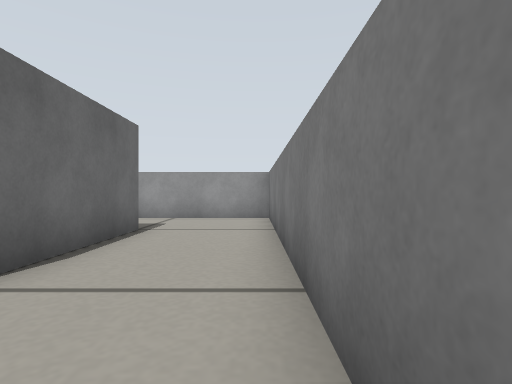
[1] (above)

20 first-person views from a walk through a robot-simulator world made for Gazebo. The camera is 0.2 m above the floor, looks level and sees 80° across. The floor is counted in squares, 0.25 m on a side. Each view is taken from the middle of a square. On the plan, view 1 faces up. The plan holds only what a view shows up to about 11 squares ahead; the rest is blank.

[2]
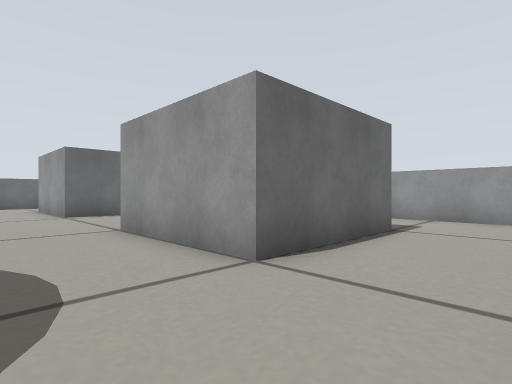

[3]
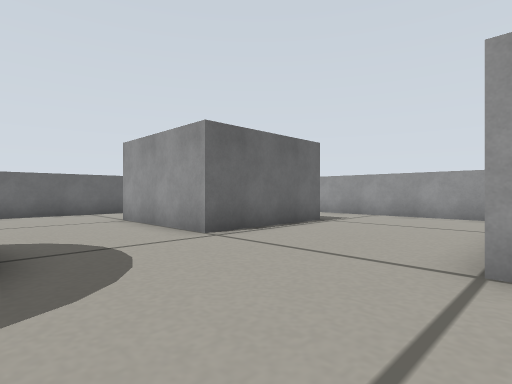

[4]
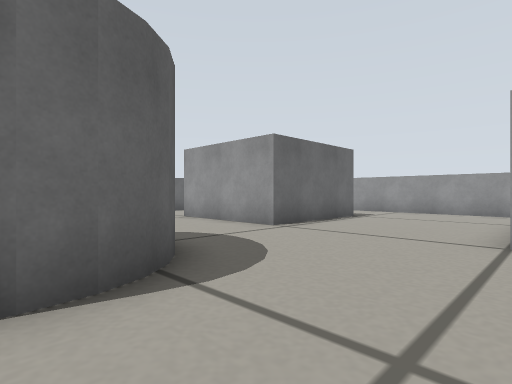

[5]
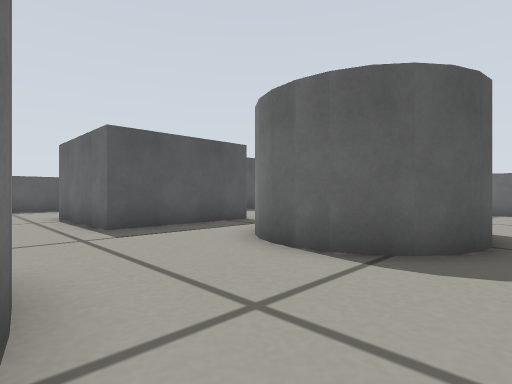

[6]
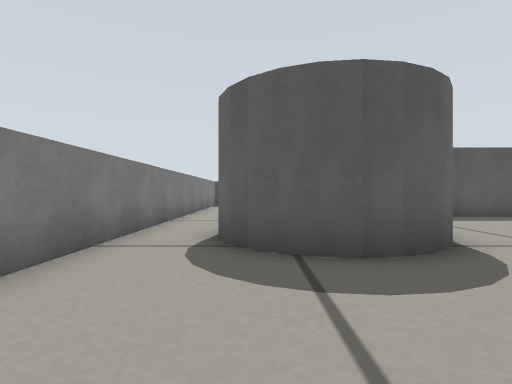

[7]
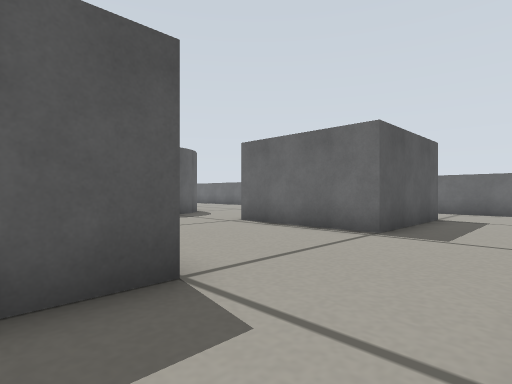

[8]
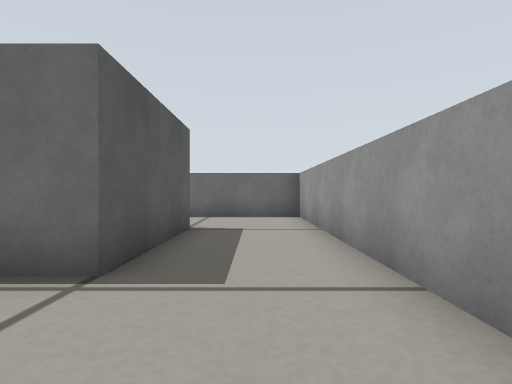

[9]
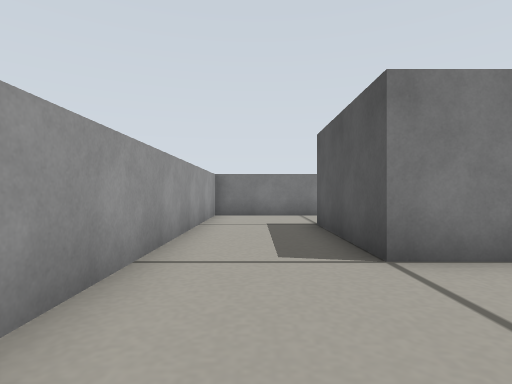

[10]
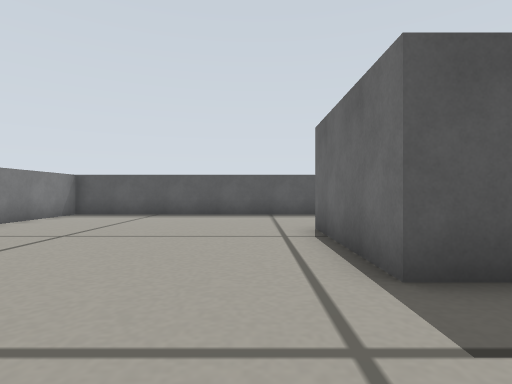

[11]
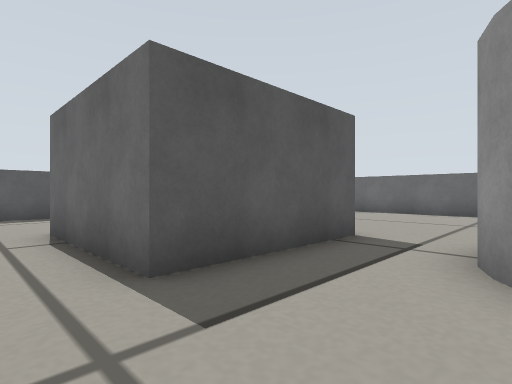

[12]
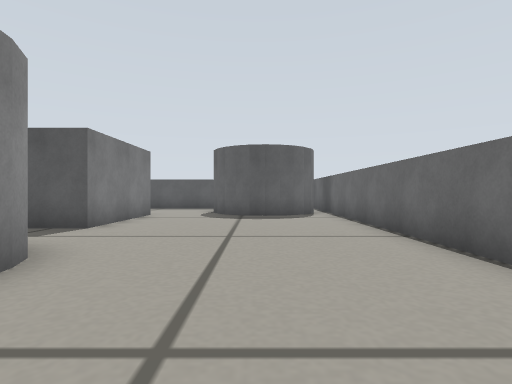

[13]
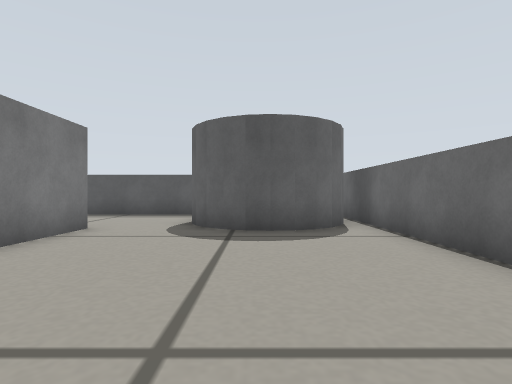

[14]
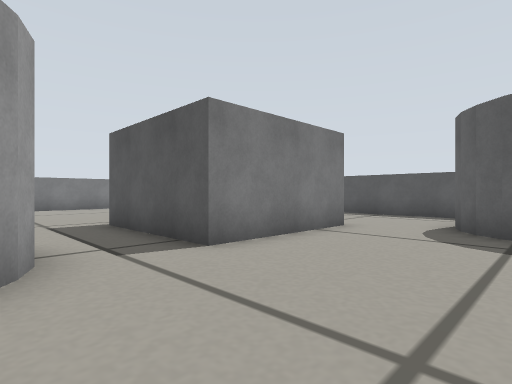

[15]
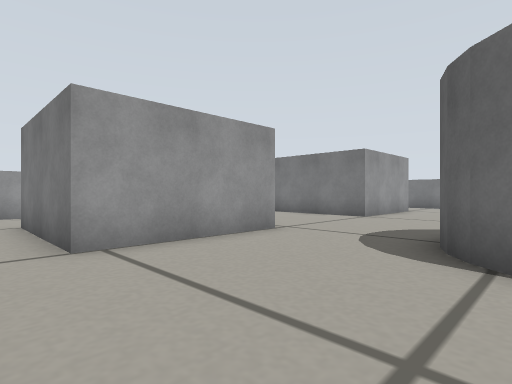

[16]
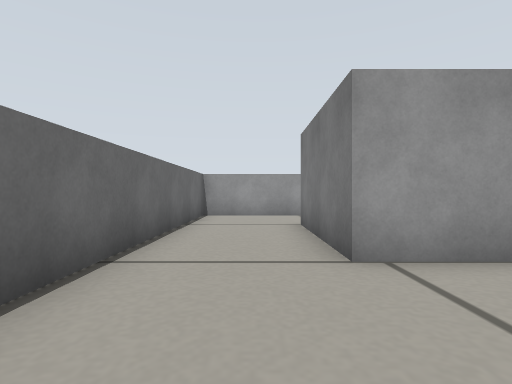

[17]
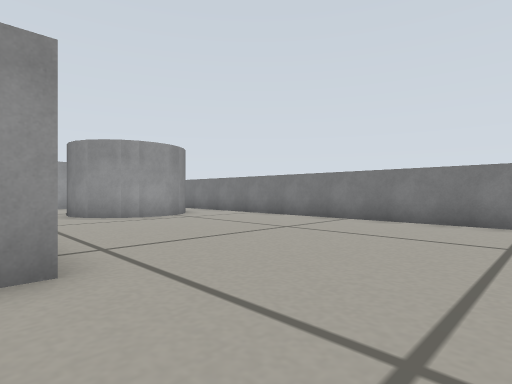

[18]
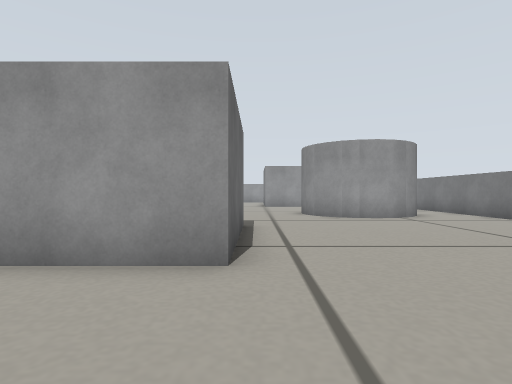

[19]
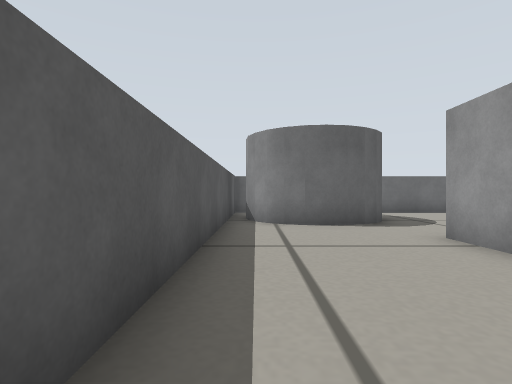

[20]
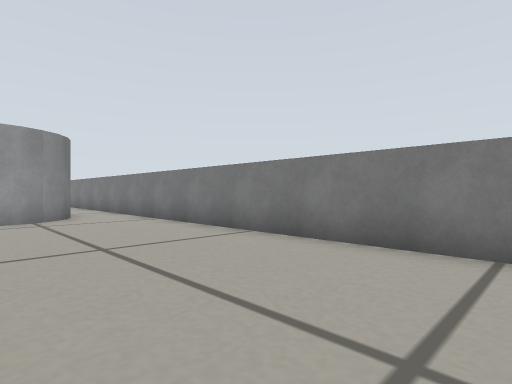

### Floor plan
Key: @ floor where view 1 was taken; # wall or solid block; . floor; B grey box; C grey cylinder.
Columns run from 18 left of view 1 to 1 right of it. Each row starts with its distance up from view 1.
 10 ####################
  9 #..................#
  8 #..................#
  7 #..................#
  6 #..BBBBB....BBBB...#
  5 #..B   B....B  B...#
  4 #..B   B....B  B...#
  3 #..BBBBB....BBBB...#
  2 #..................#
  1 #..................#
  0 #.................@#
 -1 #.....CCCC....CCC..#
 -2 #.....C  C...C  C..#
 -3 #.....C  C...C   C.#
 -4 #.....CCCC...CC C..#
 -5 #......CC......C...#
 -6 #..................#
 -7 #......BBBBB.......#
 -8 #......B   B.......#
 -9 #......B   B.......#
-10 #..C...B   B.......#
-11 #CC C..BBBB........#
-12 #C   C.............#
-13 #   C..............#
-14 #  CC..............#
-15  ###################

Where each view was taken, in squares from view 1:
view 1: 0 up, 0 right, facing up
view 2: 0 up, 0 right, facing up-left
view 3: 1 down, 6 left, facing up-left
view 4: 3 down, 6 left, facing up-left
view 5: 0 up, 5 left, facing down-left
view 6: 3 up, 2 left, facing down
view 7: 9 up, 5 left, facing down-left
view 8: 8 up, 8 left, facing left
view 9: 8 up, 10 left, facing right
view 10: 4 down, 6 left, facing down
view 11: 4 down, 6 left, facing down-left
view 12: 0 up, 15 left, facing down
view 13: 4 down, 15 left, facing down
view 14: 4 down, 15 left, facing down-right
view 15: 2 down, 16 left, facing up-right
view 16: 1 down, 16 left, facing up
view 17: 14 down, 8 left, facing up-right
view 18: 14 down, 7 left, facing up
view 19: 14 down, 6 left, facing left
view 20: 14 down, 4 left, facing up-right
